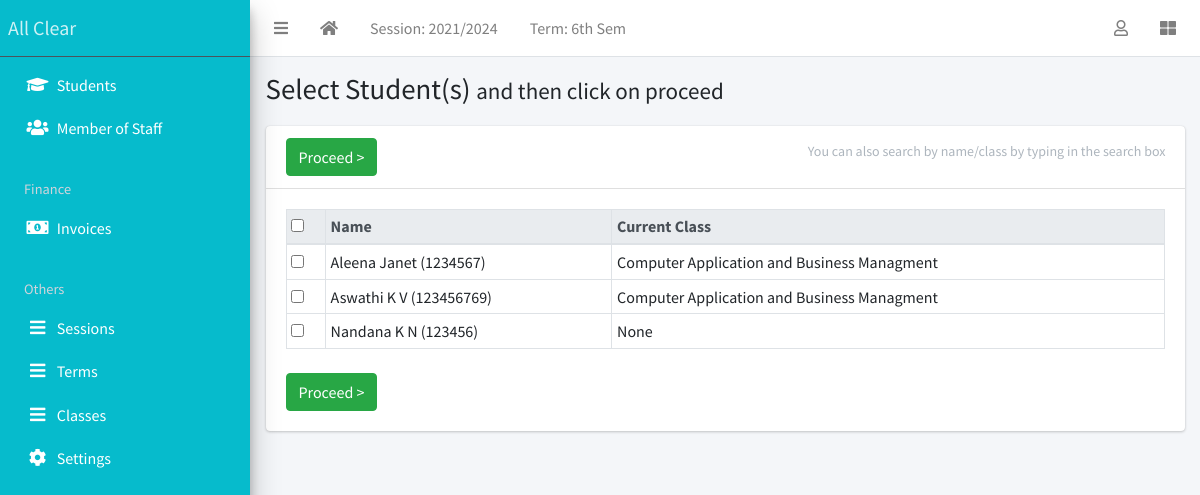
The page /result/create/ (signed in) on the database its author committed.
### apps/corecode/models.py (models this page shows, shortened)
class AcademicSession(models.Model):
    name = models.CharField(max_length=200, unique=True)
    current = models.BooleanField(default=True)
    class Meta:
        ordering = ["-name"]

class AcademicTerm(models.Model):
    name = models.CharField(max_length=20, unique=True)
    current = models.BooleanField(default=True)
    class Meta:
        ordering = ["name"]

class StudentClass(models.Model):
    name = models.CharField(max_length=200, unique=True)
    class Meta:
        verbose_name = "Class"
        verbose_name_plural = "Classes"
        ordering = ["name"]
    def __str__(self):
        return self.name

### apps/students/models.py (models this page shows, shortened)
class Student(models.Model):
    STATUS_CHOICES = [("active", "Active"), ("inactive", "Inactive")]
    GENDER_CHOICES = [("male", "Male"), ("female", "Female")]
    current_status = models.CharField(
        max_length=10, choices=STATUS_CHOICES, default="active"
    )
    registration_number = models.CharField(max_length=200, unique=True)
    surname = models.CharField(max_length=200)
    firstname = models.CharField(max_length=200)
    other_name = models.CharField(max_length=200, blank=True)
    gender = models.CharField(max_length=10, choices=GENDER_CHOICES, default="male")
    date_of_birth = models.DateField(default=timezone.now)
    current_class = models.ForeignKey(
        StudentClass, on_delete=models.SET_NULL, blank=True, null=True
    )
    date_of_admission = models.DateField(default=timezone.now)
    mobile_num_regex = RegexValidator(
        regex="^[0-9]{10,15}$", message="Entered mobile number isn't in a right format!"
    )
    parent_mobile_number = models.CharField(
        validators=[mobile_num_regex], max_length=13, blank=True
    )
    address = models.TextField(blank=True)
    others = models.TextField(blank=True)
    passport = models.ImageField(blank=True, upload_to="students/passports/")
    class Meta:
        ordering = ["surname", "firstname", "other_name"]
    def __str__(self):
        return f"{self.surname} {self.firstname} {self.other_name} ({self.registration_number})"

### apps/result/views.py (the view, shortened to what this page needs)
# urls.py: path("create/", create_result, name="create-result"),
@login_required
def create_result(request):
    students = Student.objects.all()
    return render(request, "result/create_result.html", {"students": students})

### apps/corecode/context_processors.py (called while the page is built)
def site_defaults(request):
    current_session = AcademicSession.objects.get(current=True)
    current_term = AcademicTerm.objects.get(current=True)
    vals = SiteConfig.objects.all()
    contexts = {
        "current_session": current_session.name,
        "current_term": current_term.name,
    }
    for val in vals:
        contexts[val.key] = val.value
    return contexts

### apps/result/templates/result/create_result.html (shortened to what this page needs)
{% extends 'base.html' %}
{% block title %}
  Select Student(s) <span class="small">and then click on proceed</span>
{% endblock title %}
{% block content-header %}
  <form method="POST">
  <div class="card-header">
    <h3 class="card-title">
      <input type="submit" class="btn btn-success" value="Proceed >">
    </h3>
    <div class="card-tools">
      <p class="small btn btn-tool">You can also search by name/class by typing in the search box</p>
    </div>
  </div>
{% endblock content-header %}
{% block content %}
  <table id="studenttable" class="table table-sm table-bordered" data-page-length='100'>
    <thead class="thead-light">
      <tr>
        <th><input type="checkbox" id="selecter"></th>
        <th>Name</th>
        <th>Current Class</th>
      </tr>
    </thead>
    <tbody>
      {% for student in students %}
        <tr>
          <td><input type="checkbox" id="{{ student.id }}" name="students" value="{{ student.id}}"></td>
          <td>{{student}} </td>
          <td>{{student.current_class}}</td>
        </tr>
      {% endfor %}
    </tbody>
  </table>
  <input type="submit" class="btn btn-success mt-2" value="Proceed >">
</form>
{% endblock content %}

### templates/base.html (shortened to what this page needs)
{% load static %}
<!DOCTYPE html>
<html lang="en">
<head>
  <link rel="stylesheet" href="{% static 'plugins/fontawesome-free/css/all.min.css' %}">
  <link rel="stylesheet" href="{% static 'plugins/toastr/toastr.min.css' %}">
  <link rel="stylesheet"
    href="{% static 'plugins/overlayScrollbars/css/OverlayScrollbars.min.css' %}">
  <link rel="stylesheet" href="{% static 'plugins/Datatables/datatables.min.css' %}" />
  <link rel="stylesheet" href="{% static 'dist/css/adminlte.min.css' %}">
</head>
<body
  class="hold-transition sidebar-mini layout-fixed layout-navbar-fixed layout-footer-fixed">
  <div class="wrapper">
    <nav class="main-header navbar navbar-expand navbar-white navbar-light">
      <ul class="navbar-nav">
        <li class="nav-item">
          <a class="nav-link" data-widget="pushmenu" href="#" role="button"><i
              class="fas fa-bars"></i></a>
        </li>
        <li class="nav-item d-none d-sm-inline-block">
          <a href="{% url 'home' %} " class="nav-link"><i class="fa fa-home"></i></a>
        </li>
        <li class="nav-item d-none d-sm-inline-block">
          <a href="{% url 'current-session' %}" class="nav-link">Session: {{ current_session }}</a>
        </li>
        <li class="nav-item d-none d-sm-inline-block">
          <a href="{% url 'current-session' %}" class="nav-link">Term: {{ current_term }}</a>
        </li>
      </ul>
      <ul class="navbar-nav ml-auto">
        <li class="nav-item dropdown">
          <a class="nav-link" data-toggle="dropdown" href="#">
            <i class="far fa-user"></i>
          </a>
        </li>
        <li class="nav-item">
          <a class="nav-link" data-widget="control-sidebar" data-slide="true"
            href="#" role="button"><i class="fas fa-th-large"></i></a>
        </li>
      </ul>
    </nav>
    <aside class="main-sidebar sidebar-dark-primary elevation-4">
      <a href="{% url 'home' %}" class="brand-link color_link">All Clear</a>
      <div class="sidebar">
        <nav class="mt-2">
          <ul class="nav nav-pills nav-sidebar flex-column"
            data-widget="treeview" role="menu" data-accordion="false">
            <li class="nav-item">
              <a href="{% url 'student-list' %}" class="nav-link color_link">
                <i class="nav-icon fas fa-graduation-cap"></i>
                <p>
                  Students
                </p>
              </a>
            </li>
            <li class="nav-item">
              <a href="{% url 'staff-list' %}" class="nav-link color_link">
                <i class="nav-icon fas fa-users"></i>
                <p>
                  Member of Staff
                </p>
              </a>
            </li>
            <li class="nav-header color_link">Finance</li>
            <li class="nav-item">
              <a href="{% url 'invoice-list' %}" class="nav-link color_link">
                <i class="nav-icon fas fa-money-bill-alt"></i>
                <p>
                  Invoices
                </p>
              </a>
            </li>
            <li class="nav-header color_link">Others</li>
                <li class="nav-item">
                  <a href="{% url 'sessions' %}" class="nav-link color_link">
                    <i class="nav-icon fas fa-bars"></i>
                    <p>
                      Sessions
                    </p>
                  </a>
                </li>
                <li class="nav-item">
                  <a href="{% url 'terms' %}" class="nav-link color_link">
                    <i class="nav-icon fas fa-bars"></i>
                    <p>
                      Terms
                    </p>
                  </a>
                </li>
                <li class="nav-item">
                  <a href="{% url 'classes' %}" class="nav-link color_link">
                    <i class="nav-icon fas fa-bars"></i>
                    <p>
                      Classes
                    </p>
                  </a>
                </li>
            <li class="nav-item">
              <a href="{% url 'configs' %}" class="nav-link color_link">
                <i class="nav-icon fas fa-cog"></i>
                <p>
                  Settings
                </p>
              </a>
            </li>
          </ul>
        </nav>
      </div>
    </aside>
    <div class="content-wrapper">
      <section class="content-header">
        <div class="container-fluid">
          <div class="row mb-1">
            <div class="col-sm-8">
              <h1>{% block title %}{% endblock title %}</h1>
            </div>
            <div class="col-sm-4">
            </div>
          </div>
        </div>
      </section>
      <section class="content">
        <div class="container-fluid">
          <div class="row">
            <div class="col-md-12">
              {% block fullcard %}
              <div class="card">
                {% block content-header %}{% endblock content-header %}
                <div class="card-body">
                  <div class="row">
                    <div class="col">
                      {% block content %}
                      {% endblock content %}
                    </div>
                  </div>
                </div>
              </div>
              {% endblock fullcard %}
            </div>
          </div>
</body>
</html>

### rows shown on the page
AcademicSession: name "2021/2024"
AcademicTerm: name "6th Sem"
Student: surname+firstname+other_name "Aleena Janet (1234567)", current_class "Computer Application and Business Managment"
Student: surname+firstname+other_name "Aswathi K V (123456769)", current_class "Computer Application and Business Managment"
Student: surname+firstname+other_name "Nandana K N (123456)", current_class "None"
